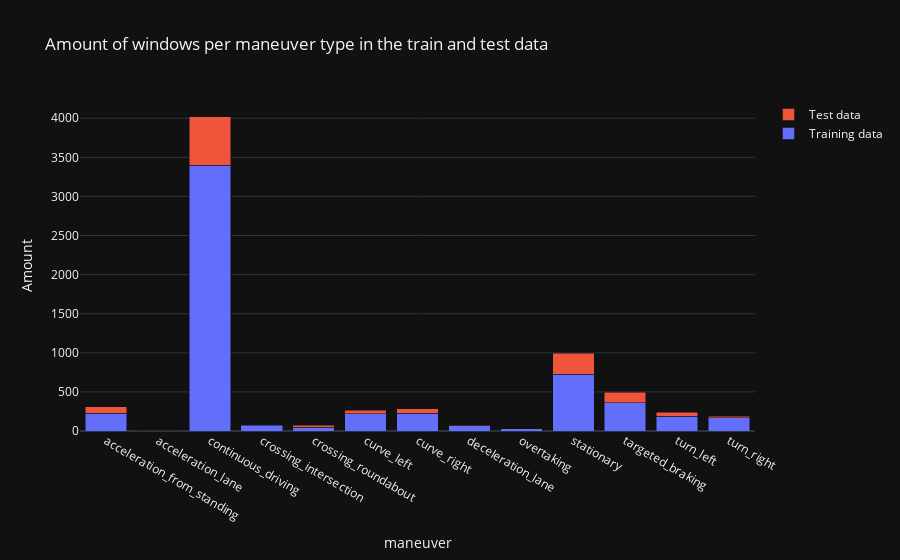

This figure's notebook cell:
### Markdown cell above
#### Dropping rare maneuvers and balancing classes with preprocessing.remove_maneuvers

To examine how many individual driving maneuvers were recorded per maneuver type, the following plot can be considered. It turns out that some maneuvers, such as overtaking or crossing an intersection, occurred in too few cases overall. Therefore these maneuvers should be excluded. By using preprocessing.remove_maneuvers we can drop maneuvers completely or apply undersampling to balance the class distributions within both our test and training data.

### Code cell
fig = go.Figure(data=[
    go.Bar(name='Training data', x=np.unique(y_train), y=np.unique(y_train, return_counts=True)[1]),
    go.Bar(name='Test data', x=np.unique(y_test), y=np.unique(y_test, return_counts=True)[1])
])

fig.update_layout(barmode='stack', title="Amount of windows per maneuver type in the train and test data")
fig.update_xaxes(title_text='maneuver')
fig.update_yaxes(title_text='Amount')
fig.show()

### Figure 1 — Plotly figure (JSON) as saved in the notebook; plotly's stock layout.template omitted (floating-point values rounded to 4 significant figures)
{"data": [{"name": "Training data", "x": ["acceleration_from_standing", "acceleration_lane", "continuous_driving", "crossing_intersection", "crossing_roundabout", "curve_left", "curve_right", "deceleration_lane", "overtaking", "stationary", "targeted_braking", "turn_left", "turn_right"], "y": [230, 6, 3402, 74, 48, 220, 225, 66, 27, 726, 363, 189, 168], "type": "bar"}, {"name": "Test data", "x": ["acceleration_from_standing", "acceleration_lane", "continuous_driving", "crossing_roundabout", "curve_left", "curve_right", "deceleration_lane", "overtaking", "stationary", "targeted_braking", "turn_left", "turn_right"], "y": [83, 6, 620, 27, 48, 61, 8, 5, 266, 134, 49, 21], "type": "bar"}], "layout": {"xaxis": {"title": {"text": "maneuver"}}, "yaxis": {"title": {"text": "Amount"}}, "barmode": "stack", "title": {"text": "Amount of windows per maneuver type in the train and test data"}}}
